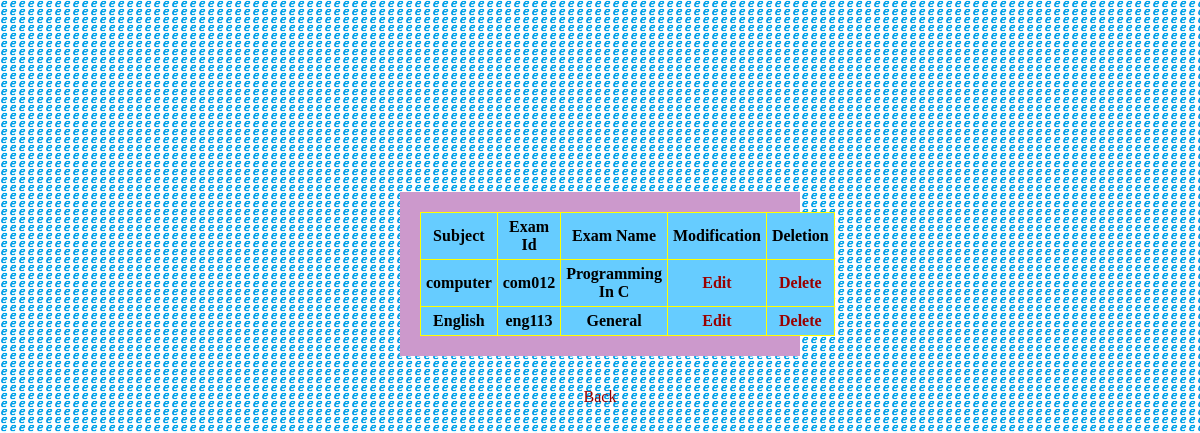
The app's page /sexam.php (signed in) with its own data.
### tables this page shows
CREATE TABLE `subject` (
  `id` varchar(6) NOT NULL,
  `sub` varchar(30) NOT NULL,
  PRIMARY KEY  (`id`)
);

CREATE TABLE `e101` (
  `id` varchar(6) NOT NULL,
  `name` varchar(30) default NULL,
  PRIMARY KEY  (`id`)
);

CREATE TABLE `eng100` (
  `id` varchar(6) NOT NULL,
  `name` varchar(30) default NULL,
  PRIMARY KEY  (`id`)
);

### sexam.php (the view, shortened to what this page needs)
<?php
	if($_SESSION['l']=='a')
	{
		echo"
		<html>
		<head>
			<link rel='stylesheet' type='text/css' href='check.css'>
		</head>
			<body>
				<div id='add'>
					<table>
						<tr>
							<th>Subject</th>
							<th>Exam Id</th>
							<th>Exam Name</th>
							<th>Modification</th>
							<th>Deletion</th>
						</tr>";
						require "connection.php";
						$str="Select * from subject";
						$result=mysqli_query($con, $str);
						while($row=mysqli_fetch_array($result))
						{
							$str1="select * from $row[0]";
							$result1=mysqli_query($con, $str1);
							while($row1=mysqli_fetch_array($result1))
							{
								echo"
								<tr>
									<th>$row[1]</th>
									<th>$row1[0]</th>
									<th>$row1[1]</th>
									<th><a href='editex.php?id=$row1[0]'>Edit</a></th>
									<th><a href='deletex.php?s_id=$row[0]&e_id=$row1[0]'>Delete</a></th>
								</tr>";
							}
						}
						echo"
					</table>
					</div>
					<center><a href='admin.php'>Back</a></center>
				</body>
			</html>";
	}
	else
	{
		header('location:logout.php');
	}
?>

### check.css (style rules this page uses)
html,body { background-image:url('e.png'); background-repeat: repeat; margin:0; padding:0; }
table { border-collapse: collapse; background-color:#66CCFF; padding:5px; margin:auto; }
table, td, th { border: 1px solid yellow; padding:5px; }
#add { background:#CC99CC; margin:12em 25em 2em 25em; padding:20px; }
a { text-decoration:none; color:#990000; }

### records on screen
subject: sub "computer"
e101: id "com012", name "Programming In C"
subject: sub "English"
eng100: id "eng113", name "General"
